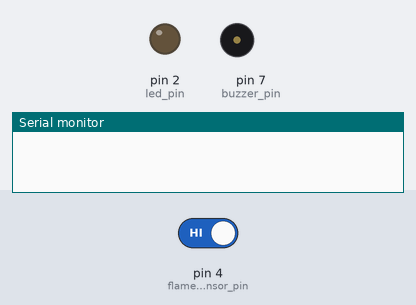
The sketch below on a simulated Arduino Uno, built with avr-gcc and run on an emulated ATmega328P. Shown: output pins drawn as LEDs (lit = HIGH), buzzer (waves = sounding), the last lines printed to the serial monitor. Dashed ring = blinking. The test bench sets the inputs (shaded band); at power-on: pin 4 (flame_sensor_pin) HIGH.

Above: at 1.2 s.
1.3 s: pin 4 (flame_sensor_pin) driven LOW
At 1.9 s:
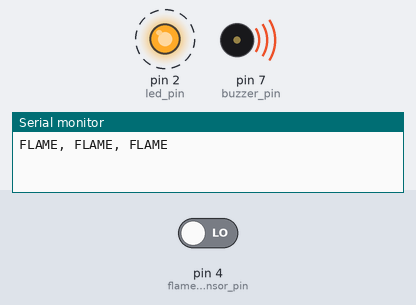
4.3 s: pin 4 (flame_sensor_pin) driven HIGH
At 5.0 s:
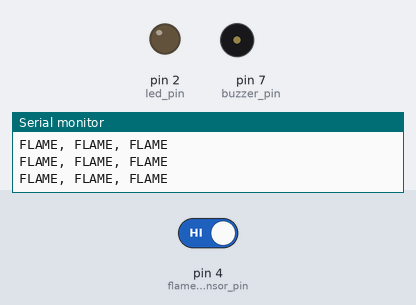
Timing chart, 0 to 7.3 s (numbered marks = the images above; inputs shaded):
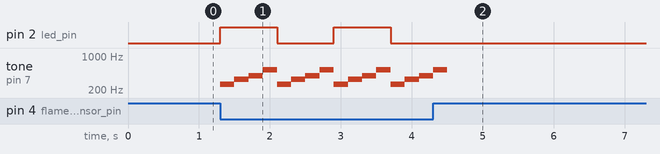

Measured:
- after the input at 1.3 s, pin 2 (led_pin): alternates HIGH for 0.80 s and LOW for 0.80 s, starting at once; tone on pin 7 (buzzer_pin): silent → 262 Hz at once, then repeats every 0.80 s: 330 Hz 0.20 s, 392 Hz 0.20 s, 523 Hz 0.20 s, 262 Hz 0.20 s
- after the input at 4.3 s, pin 2 (led_pin): stops changing and stays LOW

The sketch:

sister2.ino
```cpp
int flame_sensor_pin = 4;       // initializing pin 4 as the sensor output pin
int buzzer_pin = 7;             // initializing pin 7 as the buzzer pin
int led_pin = 2;                // initializing pin 2 as the led pin

unsigned long previousMillis = 0; // store the last time the LED was updated
const long interval = 200;        // interval at which to blink (milliseconds)
bool ledState = LOW;              // LED state

void setup()
{
  pinMode(led_pin, OUTPUT);             // declaring led pin as output pin
  pinMode(flame_sensor_pin, INPUT);     // declaring sensor pin as input pin for Arduino
  pinMode(buzzer_pin, OUTPUT);          // declaring buzzer pin as output pin
  Serial.begin(9600);                   // setting baud rate at 9600
}

void playMelody()
{
  // Play a simple melody: C4, E4, G4, C5
  tone(buzzer_pin, 262, 200);             // C4
  delay(200);
  tone(buzzer_pin, 330, 200);             // E4
  delay(200);
  tone(buzzer_pin, 392, 200);             // G4
  delay(200);
  tone(buzzer_pin, 523, 200);             // C5
  delay(200);
}

void loop()
{
  unsigned long currentMillis = millis();

  if (digitalRead(flame_sensor_pin) == LOW)  // if flame is detected
  {
    Serial.println("FLAME, FLAME, FLAME");

    // Blink the LED without blocking
    if (currentMillis - previousMillis >= interval)
    {
      previousMillis = currentMillis;
      ledState = !ledState;
      digitalWrite(led_pin, ledState);
    }

    playMelody();  // play the melody on the buzzer
  }
  else
  {
    digitalWrite(led_pin, LOW);              // turn off the LED
    noTone(buzzer_pin);                      // stop playing any tone
  }
}
```
